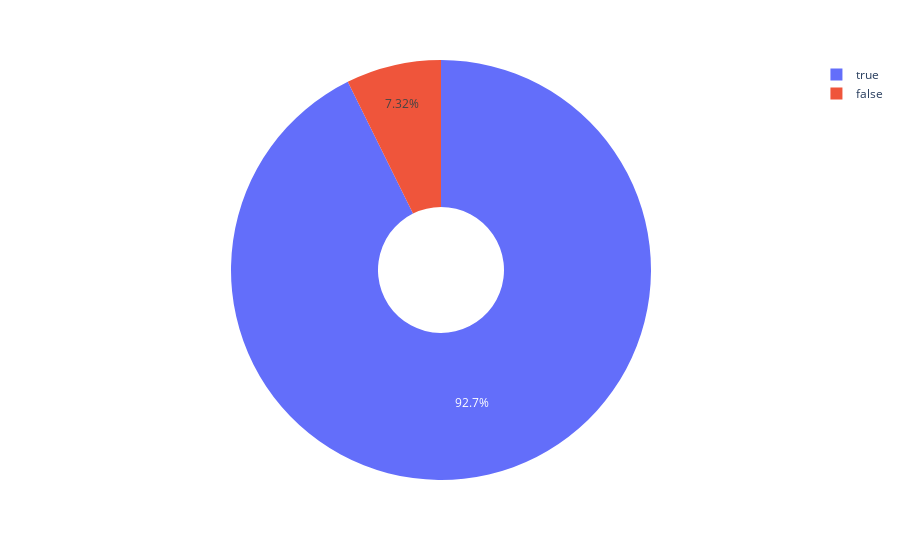

Notebook source saved alongside this figure:
### Code cell
fig = px.pie(values=df_armed_vs_unarmed['prct'], names=df_armed_vs_unarmed['is_armed'], labels={'names':'Armed'}, hole=.3)

fig.show()

### Figure 1 — Plotly figure (JSON) as saved in the notebook; plotly's stock layout.template omitted (floating-point values rounded to 4 significant figures)
{"data": [{"domain": {"x": [0, 1], "y": [0, 1]}, "hole": 0.3, "hovertemplate": "Armed=%{label}<br>value=%{value}<extra></extra>", "labels": [false, true], "legendgroup": "", "name": "", "showlegend": true, "type": "pie", "values": [7.32, 92.68]}], "layout": {"legend": {"tracegroupgap": 0}, "margin": {"t": 60}}}
